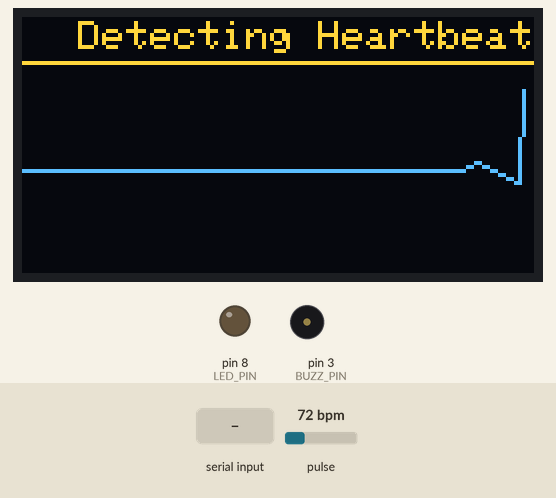
Simulated run of this sketch. Board: Arduino Uno, built with avr-gcc and run on an emulated ATmega328P. Shown: 128×64 one-colour display, output pins drawn as LEDs (lit = HIGH), buzzer (waves = sounding, pin HIGH). Inputs (shaded band) come from the test bench; at power-on: pulse 72 bpm. The OLED is the two-colour kind (top 16 rows yellow); what the sketch prints to the serial monitor is not drawn.

Above: at 3.62 s.
3.7 s: "L" received over Serial
At 5.0 s:
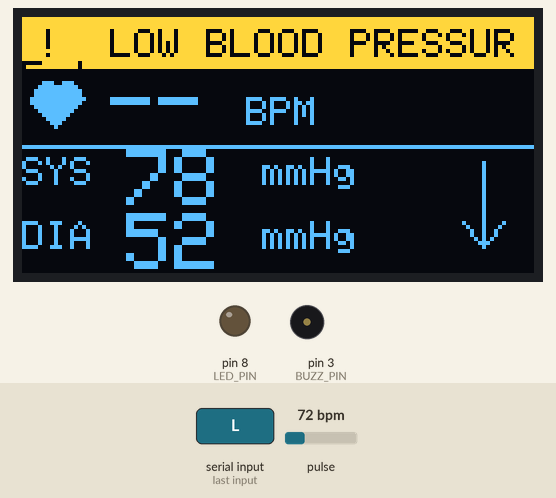
5.3 s: "H" received over Serial
At 6.4 s:
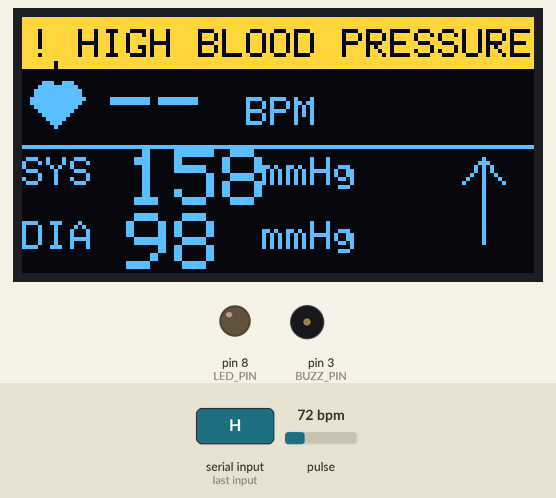
7.3 s: "N" received over Serial
At 8.5 s:
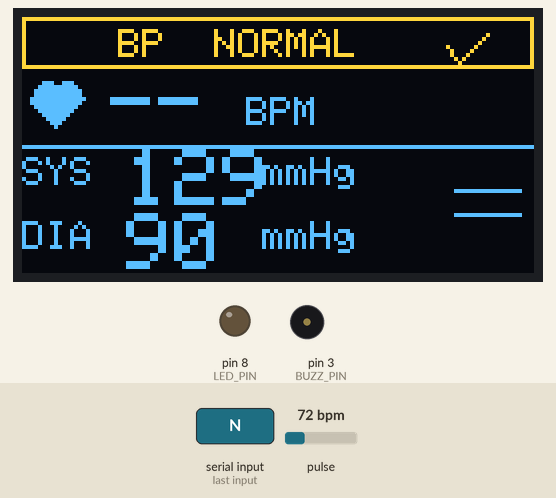
8.8 s: pulse set to 158 bpm
At 11.8 s:
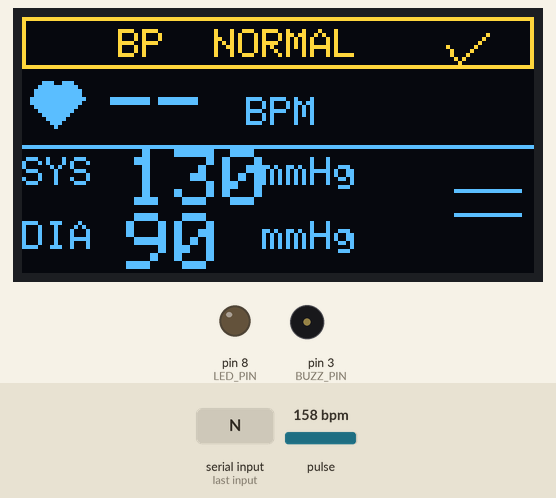
Timing chart, 0 to 12.8 s (numbered marks = the images above; inputs shaded):
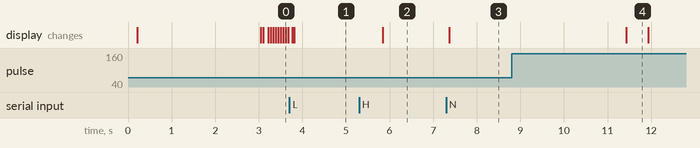

The sketch:

heart_rate.ino
```cpp
/*============================================================
 Project  : Heart Rate Monitoring System
 File     : Heart_Rate.ino
 Author   : Shazmeen Siddiqui
 Version  : 1.0
 ============================================================
 Purpose:
 Acquires pulse signals from the MAX30102 sensor,
 calculates heart rate (BPM), estimates blood
 pressure values, and displays the results on
 an OLED screen while transmitting data to a
 Python desktop GUI.

 Communication:
  I2C Address :
  - MAX30102 : 0x57
  - OLED SSD1306 : 0x3C

 Serial UART : 9600 baud

 WIRING:
   MAX30105  → VCC=3.3/5V, GND, SDA=A4, SCL=A5
   OLED SSD1306 (I2C 0x3C or 0x3D) → same SDA/SCL bus
   LED       → Pin 7  (220Ω resistor to GND)
   Buzzer    → Pin 8  (active buzzer)

 LIBRARIES NEEDED (install via Library Manager):
   • SparkFun MAX3010x Pulse and Proximity Sensor Library
   • Adafruit SSD1306
   • Adafruit GFX Library

 SERIAL MONITOR COMMANDS (9600 baud):
   L  → Force LOW BP state
   H  → Force HIGH BP state
   N  → Return to auto/normal mode
   I  → Run I2C scanner (lists all found addresses)

 BP RANGES:
   LOW BP    : Systolic < 90 mmHg
   NORMAL    : Systolic 90–139 mmHg
   HIGH BP   : Systolic ≥ 140 mmHg

   NOTE:
   The displayed blood pressure values are
   estimated from heart rate calculations and
   should not be considered clinical measurements.

   Last Updated:
    05 June 2026
 ============================================================
*/

#include <Wire.h>
#include "MAX30105.h"
#include <Adafruit_GFX.h>
#include <Adafruit_SSD1306.h>

// ── OLED ─────────────────────────────────────────────────────
#define SCREEN_W   128
#define SCREEN_H    64
#define OLED_RESET  -1
Adafruit_SSD1306 display(SCREEN_W, SCREEN_H, &Wire, OLED_RESET);

// ── Sensor ───────────────────────────────────────────────────
MAX30105 particleSensor;

// ── GPIO ─────────────────────────────────────────────────────
#define LED_PIN    8
#define BUZZ_PIN   3

// ── Beat Detection ───────────────────────────────────────────
#define RATE_SIZE  8
byte  rates[RATE_SIZE];
byte  rateSpot     = 0;
long  lastBeat     = 0;
float bpm          = 0.0;
int   bpmAvg       = 0;

// ── Finger threshold ─────────────────────────────────────────
#define IR_FINGER_ON  50000UL

// ── BP values ────────────────────────────────────────────────
float sysBP  = 120.0;
float diaBP  =  80.0;
float spO2   =  98.0;

// ── Force mode (serial override) ─────────────────────────────
// 0=auto  1=force LOW  2=force HIGH
byte forceMode = 0;

// ── State machine ────────────────────────────────────────────
enum State { S_WELCOME, S_WAIT_FINGER, S_DETECTING, S_DATA };
State state = S_WELCOME;
unsigned long stateAt = 0;

// ── LED beat flash ────────────────────────────────────────────
unsigned long beatAt  = 0;
bool          flashing = false;

// ── EKG fake waveform ────────────────────────────────────────
#define WAVE_LEN  64
int8_t  waveBuf[WAVE_LEN];
byte    waveHead   = 0;
byte    ekgPhase   = 0;
unsigned long waveAt = 0;

// One EKG cycle (32 steps): flat → P-wave → QRS spike → T-wave → flat
const int8_t EKG[32] = {
  0,  0,  1,  2,  1,  0, -1, -2,
 -3, 20, 28, -8, -5, -2,  0,  1,
  3,  5,  4,  3,  2,  1,  0,  0,
  0,  0,  0,  0,  0,  0,  0,  0
};

// ── Beat detection internals ─────────────────────────────────
long  prevIR   = 0;
bool  goingUp  = false;
long  peakIR   = 0;
long  valleyIR = 999999;

// ── OLED address (auto-detected in setup) ────────────────────
uint8_t oledAddr = 0x3C;

// ════════════════════════════════════════════════════════════
//  I2C SCANNER UTILITY
// ════════════════════════════════════════════════════════════
void runI2CScanner() {
  Serial.println(F("--- I2C Scanner ---"));
  byte found = 0;
  for (byte addr = 1; addr < 127; addr++) {
    Wire.beginTransmission(addr);
    byte err = Wire.endTransmission();
    if (err == 0) {
      Serial.print(F("  Device at 0x"));
      if (addr < 16) Serial.print('0');
      Serial.print(addr, HEX);
      if (addr == 0x3C || addr == 0x3D) Serial.print(F("  ← likely OLED"));
      if (addr == 0x57)                  Serial.print(F("  ← likely MAX30105"));
      Serial.println();
      found++;
    }
  }
  if (found == 0) Serial.println(F("  No I2C devices found!"));
  Serial.println(F("-------------------"));
}

// ════════════════════════════════════════════════════════════
//  ERROR BLINK HELPERS
//  Halts execution with visible LED blink codes
// ════════════════════════════════════════════════════════════
void errorBlinkOLED() {
  // Slow single blink = OLED not found
  Serial.println(F("HALT: OLED not found. Blinking LED slowly."));
  while (1) {
    digitalWrite(LED_PIN, HIGH); delay(500);
    digitalWrite(LED_PIN, LOW);  delay(500);
  }
}

void errorBlinkSensor() {
  // Two fast blinks repeat = MAX30105 not found
  Serial.println(F("HALT: MAX30105 not found. Blinking LED twice fast."));
  while (1) {
    digitalWrite(LED_PIN, HIGH); delay(100);
    digitalWrite(LED_PIN, LOW);  delay(100);
    digitalWrite(LED_PIN, HIGH); delay(100);
    digitalWrite(LED_PIN, LOW);  delay(700);
  }
}

// ════════════════════════════════════════════════════════════
//  SETUP
// ════════════════════════════════════════════════════════════
void setup() {
  Serial.begin(9600);
  Serial.println(F("=== Heart Monitor Boot ==="));
  Serial.println(F("Cmds: L=LowBP  H=HighBP  N=Normal  I=I2CScan"));

  pinMode(LED_PIN,  OUTPUT);
  pinMode(BUZZ_PIN, OUTPUT);
  ledBuzzerOff();

  Wire.begin();

  // ── Run I2C scan at boot so address is visible in Serial Monitor ──
  runI2CScanner();

  // ── OLED: try 0x3C first, then fall back to 0x3D ──────────────────
  bool oledOK = display.begin(SSD1306_SWITCHCAPVCC, 0x3C);
  if (!oledOK) {
    Serial.println(F("OLED not at 0x3C, trying 0x3D..."));
    oledOK = display.begin(SSD1306_SWITCHCAPVCC, 0x3D);
    if (oledOK) {
      oledAddr = 0x3D;
      Serial.println(F("OLED found at 0x3D."));
    }
  } else {
    Serial.println(F("OLED found at 0x3C."));
  }

  if (!oledOK) {
    errorBlinkOLED();   // never returns
  }

  display.clearDisplay();
  display.display();
  Serial.println(F("OLED OK"));

  // ── MAX30105 ────────────────────────────────────────────────────────
  // Try standard I2C speed first; fall back if fast fails
  if (!particleSensor.begin(Wire, I2C_SPEED_STANDARD)) {
    Serial.println(F("MAX30105 not found at standard speed, trying fast..."));
    if (!particleSensor.begin(Wire, I2C_SPEED_FAST)) {
      errorBlinkSensor();  // never returns
    }
  }
  Serial.println(F("MAX30105 OK"));

  particleSensor.setup();
  particleSensor.setPulseAmplitudeRed(0x1F);
  particleSensor.setPulseAmplitudeIR(0x1F);
  particleSensor.setPulseAmplitudeGreen(0);

  memset(waveBuf, 0, sizeof(waveBuf));
  memset(rates,   0, sizeof(rates));

  stateAt = millis();
  drawWelcome();
}

// ════════════════════════════════════════════════════════════
//  LOOP
// ════════════════════════════════════════════════════════════
void loop() {
  handleSerial();

  unsigned long now = millis();
  long irVal  = particleSensor.getIR();
  long redVal = particleSensor.getRed();
  bool finger = (irVal > IR_FINGER_ON);

  // ── Beat detection + LED/Buzzer pulse ────────────────────
  if (finger) {
    detectBeat(irVal, now);
  } else {
    resetBeatStats();
  }

  // Turn off flash after 80 ms
  if (flashing && (now - beatAt > 80)) {
    ledBuzzerOff();
    flashing = false;
  }

  // ── States ───────────────────────────────────────────────
  switch (state) {

    case S_WELCOME:
      if (now - stateAt >= 2800) {
        state   = S_WAIT_FINGER;
        stateAt = now;
        drawWaitFinger(now);
      }
      break;

    case S_WAIT_FINGER:
      if (now - stateAt >= 700) {
        stateAt = now;
        drawWaitFinger(now);
      }
      if (finger) {
        state    = S_DETECTING;
        stateAt  = now;
        ekgPhase = 0;
        waveHead = 0;
        memset(waveBuf, 0, sizeof(waveBuf));
      }
      break;

    case S_DETECTING:
      if (!finger) {
        state   = S_WAIT_FINGER;
        stateAt = now;
        drawWaitFinger(now);
        break;
      }
      if (now - waveAt >= 55) {
        waveAt = now;
        pushEKG();
        drawDetecting(now);
      }
      // Move to data after 3.5 s (or 6 s timeout)
      if ((now - stateAt >= 3500 && bpmAvg > 0) || (now - stateAt >= 6000)) {
        if (bpmAvg == 0) bpmAvg = 72;   // fallback if no beat found
        estimateBP(irVal, redVal);
        state   = S_DATA;
        stateAt = now;
        drawData();
      }
      break;

    case S_DATA:
      if (now - stateAt >= 500) {
        stateAt = now;
        if (finger || forceMode) {
          if (finger) estimateBP(irVal, redVal);
          drawData();
        } else {
          // Finger removed, reset and go back
          delay(5000);

          bpmAvg   = 0;
          rateSpot = 0;
          memset(rates, 0, sizeof(rates));
          state   = S_WAIT_FINGER;
          stateAt = millis();
          drawWaitFinger(stateAt);
        }
      }
      break;
  }
}

// ════════════════════════════════════════════════════════════
//  BEAT DETECTION
// ════════════════════════════════════════════════════════════
void detectBeat(long ir, unsigned long now) {
  if (ir > prevIR) {
    goingUp = true;
    if (ir > peakIR) peakIR = ir;
  } else if (goingUp && ir < prevIR) {
    goingUp = false;
    long swing = peakIR - valleyIR;
    if (swing > 2500 && (now - lastBeat) > 400) {
      long interval = now - lastBeat;
      lastBeat = now;
      bpm = 60000.0 / (float)interval;
      if (bpm > 40 && bpm < 200) {
        rates[rateSpot % RATE_SIZE] = (byte)bpm;
        rateSpot++;
        bpmAvg = 0;
        for (byte i = 0; i < RATE_SIZE; i++) bpmAvg += rates[i];
        bpmAvg /= RATE_SIZE;
      }
      // Flash LED + beep
      digitalWrite(LED_PIN,  HIGH);
      digitalWrite(BUZZ_PIN, HIGH);
      beatAt   = now;
      flashing = true;
    }
    valleyIR = ir;
    peakIR   = ir;
  }
  if (ir < valleyIR) valleyIR = ir;
  prevIR = ir;
}

void resetBeatStats() {
  bpm      = 0;
  bpmAvg   = 0;
  rateSpot = 0;
  peakIR   = 0;
  valleyIR = 999999;
  goingUp  = false;
  ledBuzzerOff();
  flashing = false;
}

void ledBuzzerOff() {
  digitalWrite(LED_PIN,  LOW);
  digitalWrite(BUZZ_PIN, LOW);
}

// ════════════════════════════════════════════════════════════
//  BP ESTIMATION  (demo-grade, not clinical)
// ════════════════════════════════════════════════════════════
void estimateBP(long ir, long red) {
  if (forceMode == 1) { sysBP =  78; diaBP = 52; return; }
  if (forceMode == 2) { sysBP = 158; diaBP = 98; return; }
  if (ir == 0 || red == 0) return;

  float ratio = (float)red / (float)ir;
  spO2 = constrain(110.0 - 25.0 * ratio, 85.0, 100.0);

  float hrF = (bpmAvg > 0) ? ((float)bpmAvg - 60.0) / 40.0 : 0.5;
  hrF = constrain(hrF, 0.0, 1.5);

  sysBP = constrain(110.0 + hrF * 15.0 + (100.0 - spO2) * 1.0, 90.0, 140.0);
  diaBP = constrain(sysBP * 0.70, 60.0, 90.0);
}

// ════════════════════════════════════════════════════════════
//  SERIAL COMMANDS
// ════════════════════════════════════════════════════════════
void handleSerial() {
  while (Serial.available()) {
    char c = toupper(Serial.read());
    if (c == 'L') { forceMode = 1; state = S_DATA; drawData(); Serial.println(F(">> LOW BP forced")); }
    if (c == 'H') { forceMode = 2; state = S_DATA; drawData(); Serial.println(F(">> HIGH BP forced")); }
    if (c == 'N') { forceMode = 0;                             Serial.println(F(">> Auto mode")); }
    if (c == 'I') { runI2CScanner(); }
  }
}

// ════════════════════════════════════════════════════════════
//  EKG WAVEFORM
// ════════════════════════════════════════════════════════════
void pushEKG() {
  waveBuf[waveHead % WAVE_LEN] = EKG[ekgPhase % 32];
  waveHead++;
  ekgPhase++;
}

// ════════════════════════════════════════════════════════════
//  SCREEN 1 — WELCOME
// ════════════════════════════════════════════════════════════
void drawWelcome() {
  display.clearDisplay();

  drawHeart(56, 6, 1);

  display.setTextColor(SSD1306_WHITE);
  display.setTextSize(1);

  display.setCursor(10, 26);
  display.print(F("Heart Rate Monitoring"));

  display.drawLine(0, 36, 127, 36, SSD1306_WHITE);

  display.setCursor(18, 40);
  display.print(F("& BP Estimator v1.1"));

  display.setCursor(24, 52);
  display.print(F("MAX30105 Sensor"));

  display.display();
}

// ════════════════════════════════════════════════════════════
//  SCREEN 2 — PLACE FINGER
// ════════════════════════════════════════════════════════════
byte dotAnim = 0;

void drawWaitFinger(unsigned long now) {
  dotAnim = (dotAnim + 1) % 4;

  display.clearDisplay();

  int bounce = (millis() / 300) % 2;
  drawHeart(55, 4 + bounce, 0);

  display.setTextColor(SSD1306_WHITE);
  display.setTextSize(1);
  display.setCursor(10, 28);
  display.print(F("Please place your"));
  display.setCursor(16, 39);
  display.print(F("finger on sensor"));

  display.setCursor(50, 54);
  for (byte i = 0; i < dotAnim; i++) display.print('.');

  display.display();
}

// ════════════════════════════════════════════════════════════
//  SCREEN 3 — DETECTING (scrolling EKG)
// ════════════════════════════════════════════════════════════
void drawDetecting(unsigned long now) {
  display.clearDisplay();

  display.setTextColor(SSD1306_WHITE);
  display.setTextSize(1);
  display.setCursor(14, 1);
  display.print(F("Detecting Heartbeat"));
  display.drawLine(0, 11, 127, 11, SSD1306_WHITE);

  // Draw scrolling EKG trace
  int baseY = 38;
  for (byte i = 0; i < WAVE_LEN - 1; i++) {
    int y0 = baseY - (int)waveBuf[(waveHead + i)     % WAVE_LEN];
    int y1 = baseY - (int)waveBuf[(waveHead + i + 1) % WAVE_LEN];
    // Clamp to display bounds
    y0 = constrain(y0, 12, 63);
    y1 = constrain(y1, 12, 63);
    display.drawLine(i * 2, y0, i * 2 + 1, y1, SSD1306_WHITE);
  }

  // Show live BPM during detection if available
  if (bpmAvg > 0) {
    display.setCursor(0, 55);
    display.print(F("HR: "));
    display.print(bpmAvg);
    display.print(F(" BPM"));
  } else if ((now / 450) % 2 == 0) {
    display.setCursor(30, 55);
    display.print(F("Analysing..."));
  }

  display.display();
}

// ════════════════════════════════════════════════════════════
//  SCREEN 4 — DATA  (3 BP states)
// ════════════════════════════════════════════════════════════
void drawData() {
  display.clearDisplay();

  bool lowBP  = (sysBP < 90.0);
  bool highBP = (sysBP >= 140.0);

  // ── Status banner ────────────────────────────────────────
  if (lowBP) {
    display.fillRect(0, 0, 128, 13, SSD1306_WHITE);
    display.setTextColor(SSD1306_BLACK);
    display.setTextSize(1);
    display.setCursor(4, 3);
    display.print(F("!  LOW BLOOD PRESSURE !"));
  } else if (highBP) {
    display.fillRect(0, 0, 128, 13, SSD1306_WHITE);
    display.setTextColor(SSD1306_BLACK);
    display.setTextSize(1);
    display.setCursor(2, 3);
    display.print(F("! HIGH BLOOD PRESSURE !"));
  } else {
    display.drawRect(0, 0, 128, 13, SSD1306_WHITE);
    display.setTextColor(SSD1306_WHITE);
    display.setTextSize(1);
    display.setCursor(24, 3);
    display.print(F("BP  NORMAL  "));
    display.drawLine(106,  7, 109, 11, SSD1306_WHITE);
    display.drawLine(109, 11, 116,  4, SSD1306_WHITE);
  }

  display.setTextColor(SSD1306_WHITE);

  // ── Heart Rate (left column) ──────────────────────────────
  drawHeart(2, 15, 0);
  display.setTextSize(2);
  display.setCursor(22, 14);
  if (bpmAvg > 0) display.print(bpmAvg);
  else             display.print(F("--"));
  display.setTextSize(1);
  display.setCursor(56, 20);
  display.print(F("BPM"));

  // ── Divider ───────────────────────────────────────────────
  display.drawLine(0, 32, 127, 32, SSD1306_WHITE);

  // ── Systolic ─────────────────────────────────────────────
  display.setTextSize(1);
  display.setCursor(0, 35);
  display.print(F("SYS"));
  display.setTextSize(2);
  display.setCursor(26, 33);
  display.print((int)sysBP);
  display.setTextSize(1);
  display.setCursor(60, 35);
  display.print(F("mmHg"));

  // ── Diastolic ────────────────────────────────────────────
  display.setTextSize(1);
  display.setCursor(0, 51);
  display.print(F("DIA"));
  display.setTextSize(2);
  display.setCursor(26, 49);
  display.print((int)diaBP);
  display.setTextSize(1);
  display.setCursor(60, 51);
  display.print(F("mmHg"));

  // ── Arrow indicator (right side) ─────────────────────────
  if (lowBP) {
    // Down arrow
    display.drawLine(115, 36, 115, 56, SSD1306_WHITE);
    display.drawLine(110, 51, 115, 57, SSD1306_WHITE);
    display.drawLine(120, 51, 115, 57, SSD1306_WHITE);
  } else if (highBP) {
    // Up arrow
    display.drawLine(115, 56, 115, 36, SSD1306_WHITE);
    display.drawLine(110, 41, 115, 35, SSD1306_WHITE);
    display.drawLine(120, 41, 115, 35, SSD1306_WHITE);
  } else {
    // Equals / stable
    display.drawLine(108, 43, 124, 43, SSD1306_WHITE);
    display.drawLine(108, 49, 124, 49, SSD1306_WHITE);
  }

  display.display();

  // ── Serial log ───────────────────────────────────────────
  Serial.print(F("HR="));    Serial.print(bpmAvg);
  Serial.print(F(" SYS="));  Serial.print((int)sysBP);
  Serial.print(F(" DIA="));  Serial.print((int)diaBP);
  Serial.print(F(" SpO2=")); Serial.print((int)spO2);
  Serial.print(F("% | "));
  if (lowBP)       Serial.println(F("LOW BP"));
  else if (highBP) Serial.println(F("HIGH BP"));
  else             Serial.println(F("NORMAL BP"));
}

// ════════════════════════════════════════════════════════════
//  HEART DRAW HELPER  (primitive-based, no bitmap)
//  cx,cy = top-left of bounding box
//  sz: 0 = small (14x12),  1 = large (18x16)
// ════════════════════════════════════════════════════════════
void drawHeart(int cx, int cy, byte sz) {
  if (sz == 0) {
    display.fillCircle(cx + 4,  cy + 4, 3, SSD1306_WHITE);
    display.fillCircle(cx + 9,  cy + 4, 3, SSD1306_WHITE);
    display.fillTriangle(cx, cy + 5, cx + 13, cy + 5, cx + 6, cy + 12, SSD1306_WHITE);
  } else {
    display.fillCircle(cx + 5,  cy + 5, 4, SSD1306_WHITE);
    display.fillCircle(cx + 12, cy + 5, 4, SSD1306_WHITE);
    display.fillTriangle(cx, cy + 7, cx + 17, cy + 7, cx + 8, cy + 17, SSD1306_WHITE);
  }
}
```

Measured:
- after the input at 3.7 s, the display: first changes after 0.07 s (image 1 shows a later state)
- after the input at 5.3 s, the display: changes after 0.55 s (image 2)
- after the input at 7.3 s, the display: changes after 0.07 s (image 3)
- after the input at 8.8 s, the display: changes after 2.6 s (image 4)
- what the display in image 4 shows lasts 0.5 s, from 11.4 s to 11.9 s
